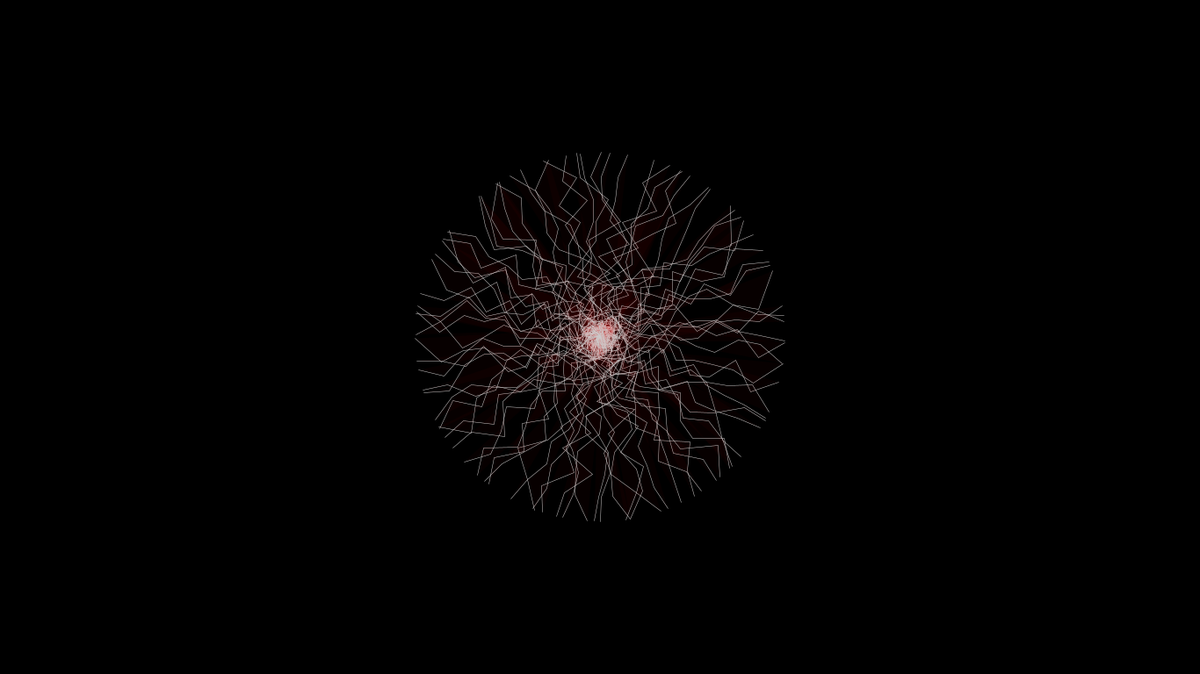
Frame 1 (no input)
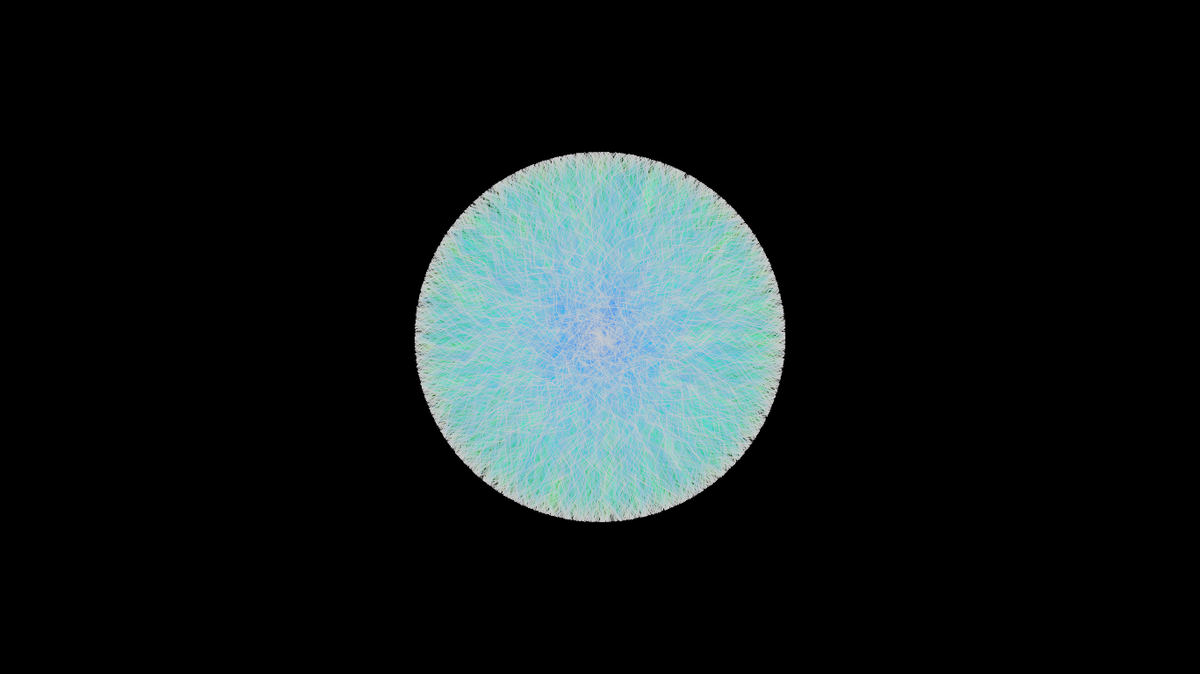
Frame 60 (the mouse pressed at the canvas centre just before this capture)
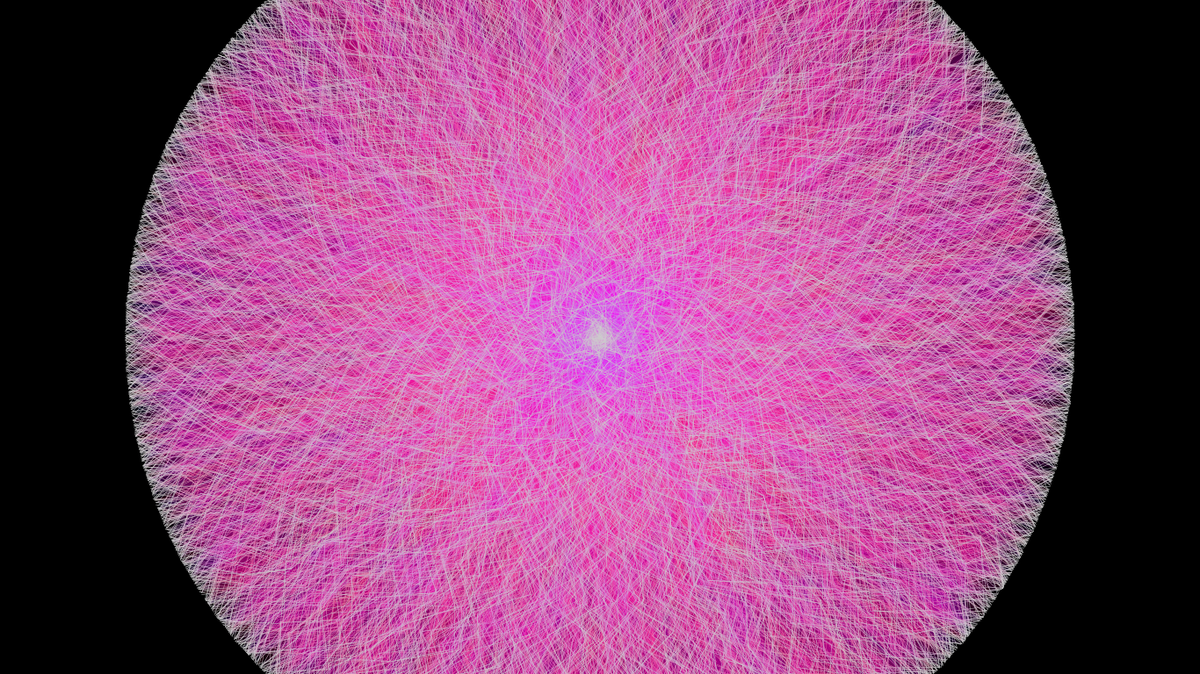
Frame 120 (the mouse held since frame 60 and released just before this capture)

The Processing sketch that drew these frames (run headless with seeded random() and noise(); from frame 60 on, the mouse is pressed at the canvas centre):

// Processing sketch: matt0411
// ── matt0411.pde

float T = 90;
float dt = 2 * PI / T;
float angle;

float yamp = 10;


float coffset = 0;

int numsegs = 15;
float seglength = 100;

int time = 0;
int resetcount = 25;

float fvar = 0;
float df = 0.01;


void setup()
{
  size(1366, 768);
  background(0);
  colorMode(HSB, 1.);
}

void draw()
{
  time += 1;
  if(time % resetcount == -1)
  {
    background(0);
  }
  
  fvar = constrain(fvar + df, 0, 1);
  if(fvar == 0 || fvar == 1)
  {
    df *= -1;
  }
  
  fill(fvar, 1, 1, 0.03);
  stroke(0.0, 0.0, 0.8);
  strokeWeight(0.5);
  
  yamp = map(mouseX, 0, 1400, 20, 60);
  seglength = map(mouseY, 0, 800, 1, 50); 
  
  for(int t = 0; t < T; t++)
  {
    angle = t * dt;
    pushMatrix();
    translate(width/2, height/2);
    rotate(angle);
    newline(coffset, numsegs);
    popMatrix();
  }
  
}

void newline(float coffset, int numsegs)
{
  beginShape();
  for(int i = 0; i < numsegs; i++)
  {
   float x =  coffset + i * (seglength + i);
   float y = (-1 + random(2.)) * yamp;
   vertex(x, y);
  }
  endShape();
}
  
